Frame 1 (no input): blank canvas, image omitted
Frame 60 (no input): blank canvas, image omitted
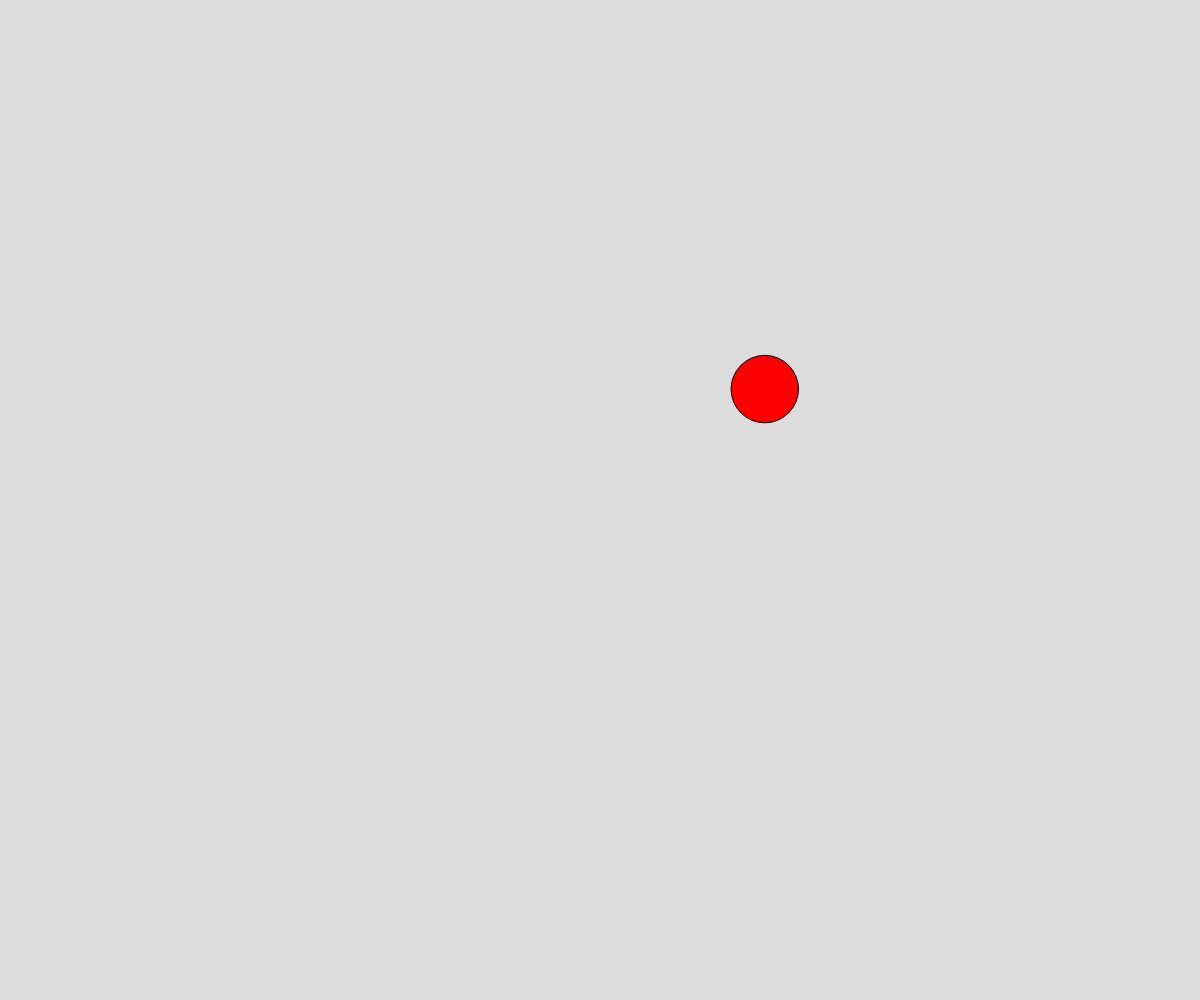
Frame 120 (the mouse pressed at the canvas centre since frame 60)

The p5.js sketch whose frames 1 and 60 were blank and that drew this single picture after the mouse press (run headless with seeded random() and noise() and a simulated clock; from frame 60 on, the mouse is pressed at the canvas centre):

// p5.js sketch
// ── sketch.js
// Bouncing ball object demo

let ballArray = [];

function setup() {
  createCanvas(windowWidth, windowHeight);
}

function draw() {
  background(220);
  for (let ball of ballArray){
    //move ball
    ball.x += ball.dx;
    ball.y += ball.dy;

    //wrap around the screen
    ball.x += width + ball.radius;
    ball.x %= width;
    ball.x -= ball.radius;
    ball.y += height + ball.radius;
    ball.y %= height;
    ball.y -= ball.radius;

    //display ball
    fill("red");
    circle(ball.x, ball.y, ball.radius*2);
  }
}

function spawnBall(){
  let someBall = {
    x: random(width),
    y: random(height),
    radius: random(15, 40),
    dx: random(-5, 5),
    dy: random(-5, 5),
  };
  ballArray.push(someBall);
}

function mousePressed(){
  spawnBall();
}
